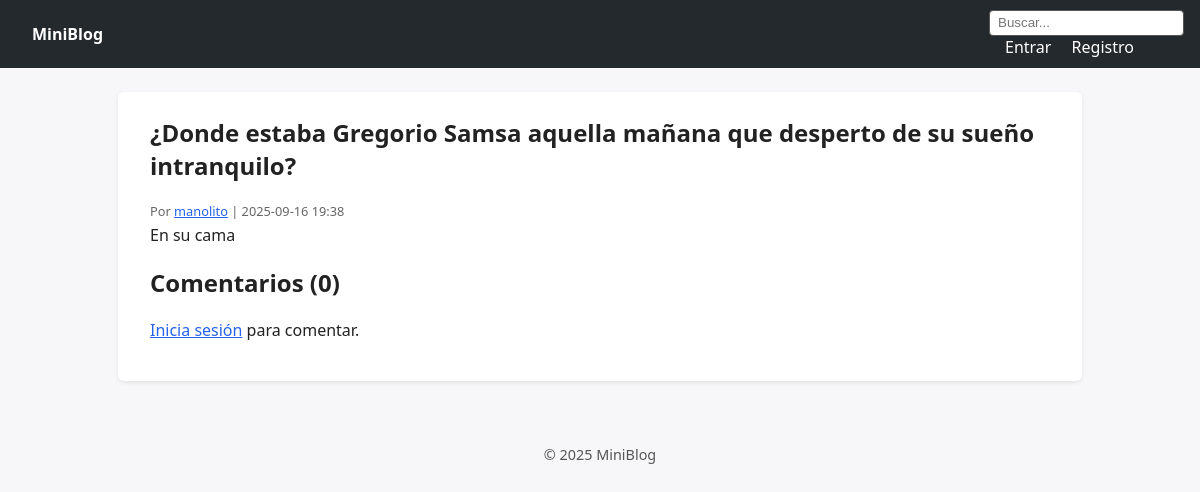
Screenshot of /post/2 with the database file from the repository.
### main.py (models this page shows, shortened)
class Post(db.Model):
	id = db.Column(db.Integer, primary_key=True)
	title = db.Column(db.String(150), nullable=False)
	content = db.Column(db.Text, nullable=False)
	created_at = db.Column(db.DateTime, default=datetime.utcnow, index=True)
	updated_at = db.Column(db.DateTime, default=datetime.utcnow, onupdate=datetime.utcnow)
	user_id = db.Column(db.Integer, db.ForeignKey("user.id"), nullable=False, index=True)
	comments = db.relationship("Comment", backref="post", lazy=True, cascade="all, delete-orphan")

class User(db.Model):
	id = db.Column(db.Integer, primary_key=True)
	username = db.Column(db.String(50), unique=True, nullable=False)
	email = db.Column(db.String(120), unique=True, nullable=False)
	password_hash = db.Column(db.String(255), nullable=False)
	created_at = db.Column(db.DateTime, default=datetime.utcnow)
	bio = db.Column(db.Text, default="")
	posts = db.relationship("Post", backref="author", lazy=True, cascade="all, delete-orphan")
	comments = db.relationship("Comment", backref="author", lazy=True, cascade="all, delete-orphan")

### main.py (the view)
@app.route("/post/<int:post_id>")
def post_detail(post_id: int):
	post = Post.query.get_or_404(post_id)
	return render_template("post_detail.html", post=post, user=current_user())

### main.py (called while the page is built)
def current_user() -> Optional[User]:
	uid = session.get("user_id")
	if uid is None:
		return None
	return User.query.get(uid)

@app.context_processor
def inject_globals():
	return {"current_user": current_user(), "now": datetime.utcnow()}

### templates/post_detail.html (shortened to what this page needs)
{% extends 'layout.html' %}
{% block content %}
<article class="post-detail">
  <h1>{{ post.title }}</h1>
  <div class="meta">Por <a href="{{ url_for('profile', username=post.author.username) }}">{{ post.author.username }}</a> | {{ post.created_at.strftime('%Y-%m-%d %H:%M') }}</div>
  <div class="body">{{ post.content|replace('\n', '<br>')|safe }}</div>
</article>
<section class="comments">
  <h2>Comentarios ({{ post.comments|length }})</h2>
  {% if current_user %}
  <form method="post" action="{{ url_for('add_comment', post_id=post.id) }}" class="form">
    <textarea name="content" rows="3" placeholder="Escribe un comentario..." required></textarea>
    <button type="submit">Comentar</button>
  </form>
  {% else %}
    <p><a href="{{ url_for('login') }}">Inicia sesión</a> para comentar.</p>
  {% endif %}
</section>
{% endblock %}

### static/style.css (style rules this page uses)
body { font-family: system-ui, Arial, sans-serif; margin:0; background:#f7f7f9; color:#222; }
.post-detail h1 { margin-top:0; }
.meta { font-size:.8rem; color:#666; margin-bottom:.3rem; }
a { color:#2563eb; }

### rows the page displays
Post: title "¿Donde estaba Gregorio Samsa aquella mañana que desperto de su sueño intranquilo?", created_at "2025-09-16 19:38", content "En su cama"
User: author.username "manolito"

### other values shown
{{ post.comments|length }} "0"
